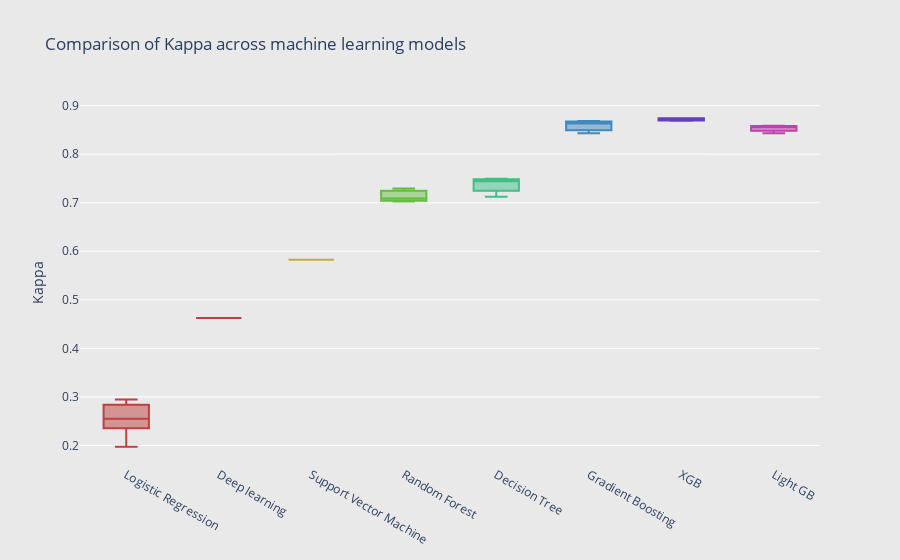

This figure's notebook cell:
### Markdown cell above
### Kappa values

### Code cell
# Number of boxes
N = 8    

# Generate an array of rainbow colors by fixing the saturation and lightness of the HSL
c = ['hsl('+str(h)+',50%'+',50%)' for h in np.linspace(0, 360, 8)]

# Each box is represented by a dict that contains the data, the type, and the colour.
# Use list comprehension to describe N boxes, each with a different colour and with different randomly generated data:
fig = go.Figure(data=[
        go.Box(marker_color = c[0],
               name='Logistic Regression',
               y=np.array(performance_log['kappa'])),
        go.Box(marker_color = c[7],
             name='Deep learning',
             y=np.array(performance_dl['kappa'])),
        go.Box(marker_color = c[1],
             name='Support Vector Machine',
             y=np.array(performance_svm['kappa'])),

        go.Box(marker_color = c[2],
             name='Random Forest',
             y=np.array(performance_rf['kappa'])),
        go.Box(marker_color = c[3],
             name='Decision Tree',
             y=np.array(performance_dt['kappa'])),
        go.Box(marker_color = c[4],
             name='Gradient Boosting',
             y=np.array(performance_gb['kappa'])),
        go.Box(marker_color = c[5],
             name='XGB',
             y=np.array(performance_xgb['kappa'])),
       go.Box(marker_color = c[6],
              name='Light GB',
             y=np.array(performance_lg['kappa'])),
   
])

# format the layout
fig.update_layout(
    title='Comparison of Kappa across machine learning models',
    xaxis=dict(showgrid=False, zeroline=False, showticklabels=True),
    yaxis=dict(zeroline=True, gridcolor='white', title='Kappa'),
    showlegend=False,
    paper_bgcolor='rgb(233,233,233)',
    plot_bgcolor='rgb(233,233,233)',
)

fig.show()

### Figure 1 — Plotly figure (JSON) as saved in the notebook; plotly's stock layout.template omitted (floating-point values rounded to 4 significant figures)
{"data": [{"marker": {"color": "hsl(0.0,50%,50%)"}, "name": "Logistic Regression", "type": "box", "y": [0.2805, 0.2483, 0.1974, 0.2552, 0.2946]}, {"marker": {"color": "hsl(360.0,50%,50%)"}, "name": "Deep learning", "type": "box", "y": [0.4624]}, {"marker": {"color": "hsl(51.42857142857143,50%,50%)"}, "name": "Support Vector Machine", "type": "box", "y": [0.5823]}, {"marker": {"color": "hsl(102.85714285714286,50%,50%)"}, "name": "Random Forest", "type": "box", "y": [0.7291, 0.7045, 0.7085, 0.7022, 0.7233]}, {"marker": {"color": "hsl(154.28571428571428,50%,50%)"}, "name": "Decision Tree", "type": "box", "y": [0.7124, 0.7479, 0.7493, 0.7289, 0.7444]}, {"marker": {"color": "hsl(205.71428571428572,50%,50%)"}, "name": "Gradient Boosting", "type": "box", "y": [0.8683, 0.8429, 0.8514, 0.8634, 0.8669]}, {"marker": {"color": "hsl(257.14285714285717,50%,50%)"}, "name": "XGB", "type": "box", "y": [0.8726, 0.869, 0.8739, 0.8697, 0.8739]}, {"marker": {"color": "hsl(308.57142857142856,50%,50%)"}, "name": "Light GB", "type": "box", "y": [0.8501, 0.8429, 0.8584, 0.8577, 0.8556]}], "layout": {"paper_bgcolor": "rgb(233,233,233)", "plot_bgcolor": "rgb(233,233,233)", "showlegend": false, "title": {"text": "Comparison of Kappa across machine learning models"}, "xaxis": {"showgrid": false, "showticklabels": true, "zeroline": false}, "yaxis": {"gridcolor": "white", "title": {"text": "Kappa"}, "zeroline": true}}}
